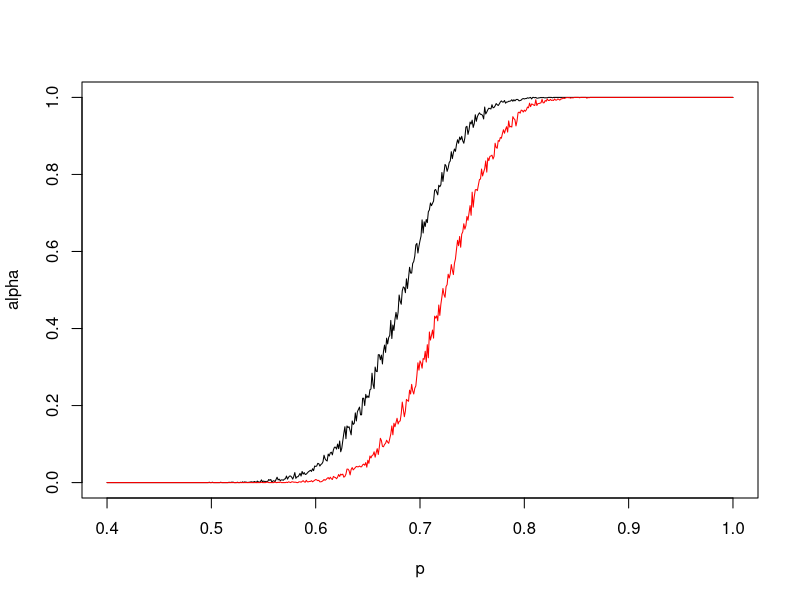

Write the R code that produced this figure.

### simulate example 3.11 on book ######
type1error <- function(n,m,p){
  x <- rbinom(1000,n,p)
  sum(x>=m)/length(x)}

y1 <- NULL
y2 <- NULL

powercurve <- function(m1,m2,n){
  p <- seq(0.4,1,0.001)
  for (i in 1:length(p)){
    y1[i] <- type1error(n,m1,p[i])
    y2[i] <- type1error(n,m2,p[i])
    i <- i+1
  }
  plot(p,y1,type="l", ylab = "alpha")
  lines(p,y2,col="red")
}

powercurve(69,73,100)

type1error(100,69,0.6)
1-type1error(100,73,0.8)

####### use pwr package to validate ######
library(pwr)

pwr.2p.test(h = ES.h(p1 = 0.6, p2 = 0.8), sig.level = 0.05, power = 0.95) 
